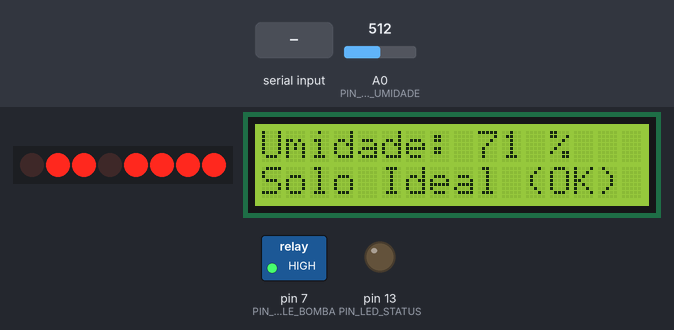
Recording of a sketch running on a simulated Arduino Uno, built with avr-gcc and run on an emulated ATmega328P. On the bench: 8 port-expander outputs drawn as a row of LEDs (first output left, lit = HIGH), 16×2 character LCD, switched loads named in the sketch (green lamp = pin HIGH), output pins drawn as LEDs (lit = HIGH). Wiring (inferred from the names in the program): PCF8574 port expander at I2C address 0x20. Wiring (inferred from the signals the program sends): row of LEDs: on Q0, Q1, Q2, Q3, Q4, Q5, Q6, Q7. Inputs (shaded band) come from the test bench; at power-on: A0 (PIN_SENSOR_UMIDADE) = 512. EEPROM starts erased; what the sketch prints to the serial monitor is not drawn.

Above: at 2.3 s.
2.4 s: "LIGA\n" received over Serial
At 3.05 s:
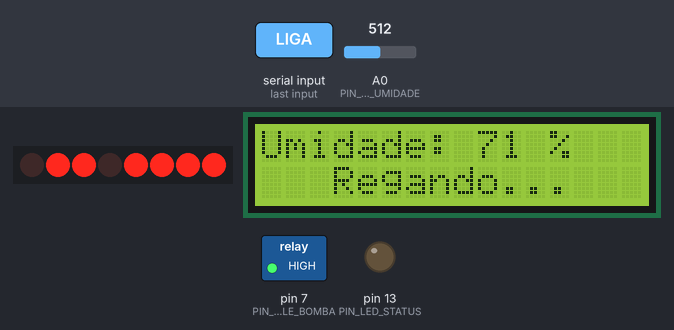
4.8 s: A0 (PIN_SENSOR_UMIDADE) set to 709
At 5.9 s:
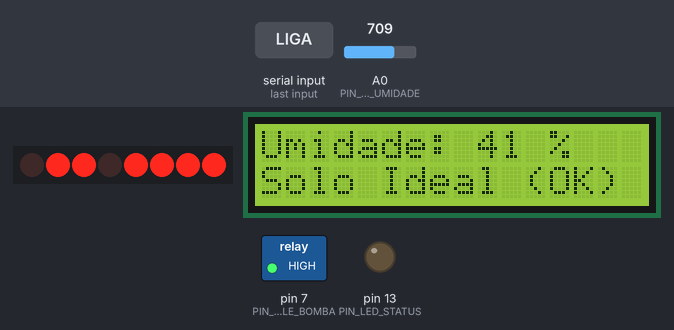
6.4 s: A0 (PIN_SENSOR_UMIDADE) set to 728
At 7.23 s:
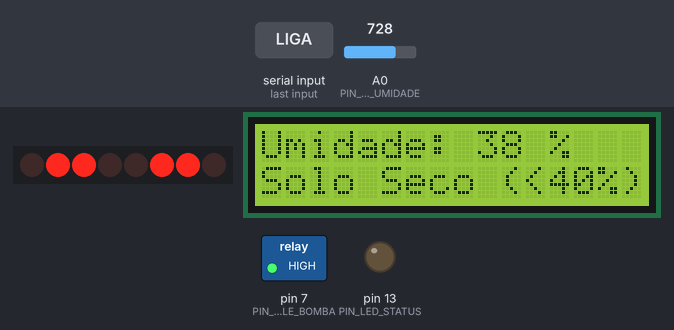
9.0 s: "LIGA\n" received over Serial
At 10.03 s:
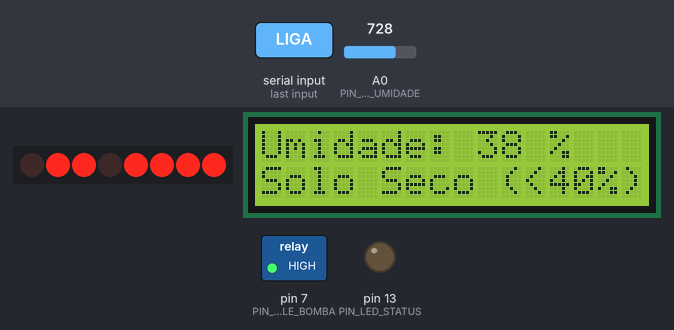
12.0 s: A0 (PIN_SENSOR_UMIDADE) set to 716
At 13.9 s:
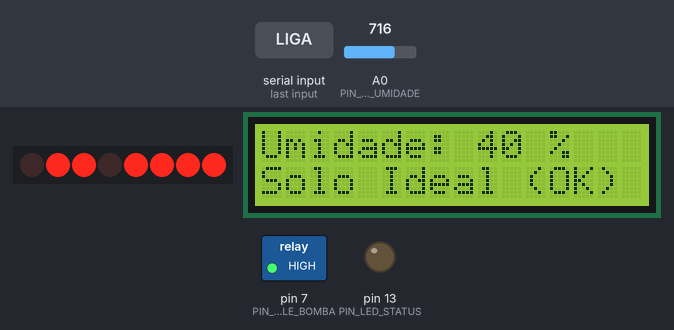
Timing chart, 0 to 14.5 s (numbered marks = the images above; inputs shaded):
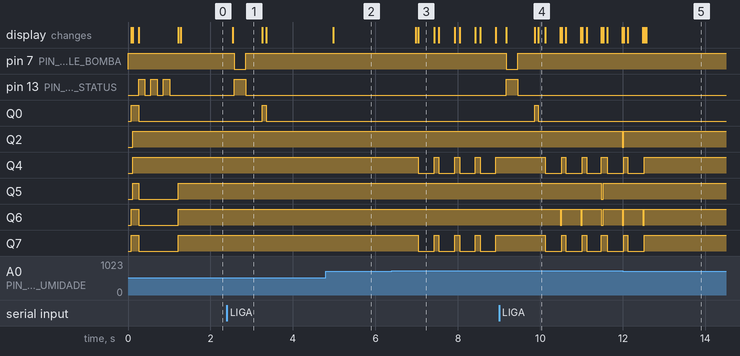

The sketch:

verda_irrigacao_completo.ino
```cpp
/*
 * ============================================================================
 * PLATAFORMA VERDA — FIRMWARE DEFINITIVO COM PROTEÇÃO EEPROM ANTI-RESET (5V)
 * ============================================================================
 * Escola de Ensino Médio Senac Distrito Criativo — Projeto Integrador 2026
 * Autores: Dori A. C. V. Z. Aguzzoli, Pedro H. T. de Andrade
 * ============================================================================
 */

#include <Wire.h>
#include <LiquidCrystal.h>
#include <EEPROM.h>

LiquidCrystal lcdParalelo(12, 11, 5, 4, 3, 2);

const int PIN_SENSOR_UMIDADE = A0;          // Sensor de Umidade no pino A0
const int PIN_RELE_BOMBA     = 7;           // Módulo Relé no pino 7
const int PIN_LED_STATUS     = LED_BUILTIN; // LED "L" (pino 13)
const int LEITURA_SOLO_SECO  = 980;
const int LEITURA_SOLO_UMIDO = 320;

const bool RELE_ATIVO_EM_LOW = true;

// Endereços da memória EEPROM para segurar o relé firme mesmo se o 5V oscilar
const int EEPROM_ADDR_BOMBA   = 0;
const int EEPROM_ADDR_AUTO    = 1;
const int EEPROM_ADDR_LIMITE  = 2;
const int EEPROM_ADDR_ADC_LOW = 3;
const int EEPROM_ADDR_ADC_HI  = 4;

int  limiteUmidadeMin          = 40;
bool modoAutoRemoto            = false;
bool bombaLigada               = false;
bool comandoRemotoAtivo        = false;
bool bloqueioAutoSoloUmido     = false;

int  adcSemMotor               = 980;
int  adcComMotorBase           = 980;
int  offsetMotorAdc            = 0;
int  contagemSoloUmidoComBomba = 0;
unsigned long instanteLigouBombaMs = 0;

float umidadeAtual             = 55.0;
float umidadeAntesDaBomba      = 55.0;
float temperaturaAtual         = 25.4;
float nivelAguaAtual           = 82.0;
float phAtual                  = 6.5;

const unsigned long TIMEOUT_SEGURANCA_BOMBA_MS   = 60000;
const unsigned long TEMPO_ESTABILIZACAO_MOTOR_MS = 1800;

unsigned long ultimoEnvioMs       = 0;
unsigned long ultimoDisplayMs     = 0;
unsigned long ultimoComandoLigaMs = 0;

// ============================================================================
// DRIVER NATIVO PARA MÓDULO I2C DO LCD COM PROTEÇÃO CONTRA RUÍDO DO MOTOR
// ============================================================================
byte enderecoI2C = 0x27;
bool i2cEncontrado = false;
const byte LCD_BACKLIGHT = 0x08;
const byte LCD_ENABLE    = 0x04;

void i2cEscreverByte(byte valor) {
  if (!i2cEncontrado) return;
  Wire.beginTransmission(enderecoI2C);
  Wire.write(valor | LCD_BACKLIGHT);
  Wire.endTransmission();
}

void i2cPulsoEnable(byte valor) {
  i2cEscreverByte(valor | LCD_ENABLE);
  delayMicroseconds(5);
  i2cEscreverByte(valor & ~LCD_ENABLE);
  delayMicroseconds(60);
}

void i2cEnviar4Bits(byte valor) {
  i2cEscreverByte(valor);
  i2cPulsoEnable(valor);
}

void i2cEnviar(byte valor, byte modo) {
  byte parteAlta  = valor & 0xF0;
  byte parteBaixa = (valor << 4) & 0xF0;
  i2cEnviar4Bits(parteAlta | modo);
  i2cEnviar4Bits(parteBaixa | modo);
}

void lcdI2CComando(byte cmd) {
  i2cEnviar(cmd, 0);
  if (cmd <= 3) delay(2);
}

void lcdI2CPosicionar(byte col, byte lin) {
  byte offsets[] = { 0x00, 0x40 };
  lcdI2CComando(0x80 | (col + offsets[lin]));
}

void lcdI2CImprimir(const String& texto) {
  for (unsigned int i = 0; i < texto.length(); i++) {
    i2cEnviar((byte)texto[i], 1);
  }
}

void ressincronizarLcdI2C() {
  i2cEscreverByte(LCD_BACKLIGHT);
  delayMicroseconds(100);
  i2cEnviar4Bits(0x30);
  delayMicroseconds(4500);
  i2cEnviar4Bits(0x30);
  delayMicroseconds(4500);
  i2cEnviar4Bits(0x30);
  delayMicroseconds(150);
  i2cEnviar4Bits(0x20);
  lcdI2CComando(0x28);
  lcdI2CComando(0x0C);
  lcdI2CComando(0x06);
}

void inicializarLcdI2C(bool limparTela) {
  Wire.begin();
  Wire.setClock(50000);
#if defined(WIRE_HAS_TIMEOUT)
  Wire.setWireTimeout(3000, true);
#endif

  for (byte addr = 0x20; addr <= 0x3F; addr++) {
    Wire.beginTransmission(addr);
    if (Wire.endTransmission() == 0) {
      enderecoI2C = addr;
      i2cEncontrado = true;
      break;
    }
  }
  if (!i2cEncontrado) {
    enderecoI2C = 0x27;
    i2cEncontrado = true;
  }

  if (limparTela) {
    delay(40);
    ressincronizarLcdI2C();
    lcdI2CComando(0x01);
    delay(3);
  }
}

void escreverTextoLCD(bool mostrandoRega) {
  String linha1 = "Umidade: " + String((int)round(umidadeAtual)) + " %     ";
  linha1 = linha1.substring(0, 16);

  String linha2;
  if (mostrandoRega) {
    linha2 = "   Regando...   ";
  } else if (umidadeAtual < limiteUmidadeMin) {
    linha2 = "Solo Seco (<" + String(limiteUmidadeMin) + "%) ";
    linha2 = linha2.substring(0, 16);
  } else {
    linha2 = "Solo Ideal (OK) ";
  }

  lcdI2CPosicionar(0, 0);
  lcdI2CImprimir(linha1);
  lcdI2CPosicionar(0, 1);
  lcdI2CImprimir(linha2);

  lcdParalelo.setCursor(0, 0);
  lcdParalelo.print(linha1);
  lcdParalelo.setCursor(0, 1);
  lcdParalelo.print(linha2);
}

int lerAdcMediana() {
  int amostras[16];
  for (int i = 0; i < 16; i++) {
    amostras[i] = analogRead(PIN_SENSOR_UMIDADE);
    delayMicroseconds(1500);
  }
  for (int i = 0; i < 15; i++) {
    for (int j = i + 1; j < 16; j++) {
      if (amostras[j] < amostras[i]) {
        int tmp = amostras[i];
        amostras[i] = amostras[j];
        amostras[j] = tmp;
      }
    }
  }
  long soma = 0;
  for (int i = 4; i < 12; i++) {
    soma += amostras[i];
  }
  return (int)(soma / 8);
}

float converterAdcParaPorcentagem(int leituraAdc) {
  if (leituraAdc > 1005) return 3.0;
  if (leituraAdc < 120)  return 95.0;

  long pctMapeado = map(leituraAdc, LEITURA_SOLO_SECO, LEITURA_SOLO_UMIDO, 0, 1000);
  float pct = pctMapeado / 10.0;
  if (pct < 0.0)   pct = 0.0;
  if (pct > 100.0) pct = 100.0;
  return pct;
}

void acionarPinoRele(bool ligar) {
  digitalWrite(PIN_LED_STATUS, ligar ? HIGH : LOW);
  if (RELE_ATIVO_EM_LOW) {
    digitalWrite(PIN_RELE_BOMBA, ligar ? LOW : HIGH);
  } else {
    digitalWrite(PIN_RELE_BOMBA, ligar ? HIGH : LOW);
  }
}

void salvarEstadoEeprom(bool ligada) {
  EEPROM.update(EEPROM_ADDR_BOMBA, ligada ? 1 : 0);
  EEPROM.update(EEPROM_ADDR_AUTO, modoAutoRemoto ? 1 : 0);
  EEPROM.update(EEPROM_ADDR_LIMITE, (byte)limiteUmidadeMin);
  EEPROM.update(EEPROM_ADDR_ADC_LOW, (byte)(adcSemMotor & 0xFF));
  EEPROM.update(EEPROM_ADDR_ADC_HI, (byte)((adcSemMotor >> 8) & 0xFF));
}

void atualizarHardwareBomba(bool ligar) {
  if (ligar && !bombaLigada) {
    adcSemMotor = lerAdcMediana();
    umidadeAntesDaBomba = converterAdcParaPorcentagem(adcSemMotor);
    umidadeAtual = umidadeAntesDaBomba;

    // 1. Escreve "Regando..." no LCD e salva na EEPROM ANTES de ligar o motor!
    escreverTextoLCD(true);
    salvarEstadoEeprom(true);
    delay(30);

    // 2. Aciona o relé da bomba
    bombaLigada = true;
    contagemSoloUmidoComBomba = 0;
    instanteLigouBombaMs = millis();
    acionarPinoRele(true);

    // 3. Mede a referência inicial com motor ligado
    delay(250);
    adcComMotorBase = lerAdcMediana();
    int queda = adcSemMotor - adcComMotorBase;
    offsetMotorAdc = (queda > 0) ? (queda + 25) : 25;
  } else if (!ligar && bombaLigada) {
    // 1. Limpa a EEPROM e desliga o relé PRIMEIRO
    salvarEstadoEeprom(false);
    bombaLigada = false;
    contagemSoloUmidoComBomba = 0;
    acionarPinoRele(false);

    // 2. Aguarda 350ms para o 5V estabilizar e atualiza a leitura limpa e o LCD
    delay(350);
    adcSemMotor = lerAdcMediana();
    umidadeAtual = converterAdcParaPorcentagem(adcSemMotor);
    ressincronizarLcdI2C();
    escreverTextoLCD(false);
  } else if (!ligar && !bombaLigada) {
    EEPROM.update(EEPROM_ADDR_BOMBA, 0);
  }
}

void enviarLeiturasSerial() {
  Serial.print("{\"moisture\":");
  Serial.print(umidadeAtual, 1);
  Serial.print(",\"temperature\":");
  Serial.print(temperaturaAtual, 1);
  Serial.print(",\"water\":");
  Serial.print(nivelAguaAtual, 1);
  Serial.print(",\"ph\":");
  Serial.print(phAtual, 2);
  Serial.println("}");
}

void atualizarParametrosDoComando(const String& cmd) {
  if (cmd.indexOf("AUTO") >= 0) {
    modoAutoRemoto = true;
  } else if (cmd.indexOf("MANUAL") >= 0) {
    modoAutoRemoto = false;
    bloqueioAutoSoloUmido = false;
  }

  int ultimoDoisPontos = cmd.lastIndexOf(':');
  if (ultimoDoisPontos > 0 && ultimoDoisPontos < (int)cmd.length() - 1) {
    int valorLimite = cmd.substring(ultimoDoisPontos + 1).toInt();
    if (valorLimite >= 5 && valorLimite <= 95) {
      limiteUmidadeMin = valorLimite;
    }
  }
}

void lerComandoSerial() {
  while (Serial.available() > 0) {
    String cmd = Serial.readStringUntil('\n');
    cmd.trim();
    cmd.toUpperCase();
    if (cmd.length() == 0) continue;

    atualizarParametrosDoComando(cmd);

    if (cmd.indexOf("DESLIGA") >= 0 || cmd.indexOf("PARAR") >= 0 || cmd.indexOf("STOP") >= 0) {
      comandoRemotoAtivo = false;
      atualizarHardwareBomba(false);
    } else if (cmd.indexOf("LIGA") >= 0) {
      if (modoAutoRemoto && (bloqueioAutoSoloUmido || (!bombaLigada && umidadeAtual >= limiteUmidadeMin))) {
        comandoRemotoAtivo = false;
        atualizarHardwareBomba(false);
      } else {
        comandoRemotoAtivo = true;
        ultimoComandoLigaMs = millis();
        atualizarHardwareBomba(true);
      }
    }
  }
}

void setup() {
  // PRIMEIRA AÇÃO NO PRIMEIRO MICROSSEGUNDO: verifica se a bomba estava ligada antes de um micro-reset!
  byte bombaEstavaLigada = EEPROM.read(EEPROM_ADDR_BOMBA);
  pinMode(PIN_RELE_BOMBA, OUTPUT);
  pinMode(PIN_LED_STATUS, OUTPUT);
  pinMode(PIN_SENSOR_UMIDADE, INPUT);

  if (bombaEstavaLigada == 1) {
    // Mantém o relé ATIVO imediatamente para o motor não parar!
    acionarPinoRele(true);
    bombaLigada = true;
    comandoRemotoAtivo = true;
    modoAutoRemoto = (EEPROM.read(EEPROM_ADDR_AUTO) == 1);
    byte limSalvo = EEPROM.read(EEPROM_ADDR_LIMITE);
    if (limSalvo >= 5 && limSalvo <= 95) limiteUmidadeMin = limSalvo;

    int adcSalvo = (int)EEPROM.read(EEPROM_ADDR_ADC_LOW) | ((int)EEPROM.read(EEPROM_ADDR_ADC_HI) << 8);
    if (adcSalvo >= 100 && adcSalvo <= 1023) adcSemMotor = adcSalvo;
    umidadeAntesDaBomba = converterAdcParaPorcentagem(adcSemMotor);
    umidadeAtual = umidadeAntesDaBomba;

    Serial.begin(9600);
    inicializarLcdI2C(false);
    ultimoComandoLigaMs = millis();
    instanteLigouBombaMs = millis();
    adcComMotorBase = lerAdcMediana();
    int queda = adcSemMotor - adcComMotorBase;
    offsetMotorAdc = (queda > 0) ? (queda + 25) : 25;
  } else {
    acionarPinoRele(false);
    bombaLigada = false;
    Serial.begin(9600);

    adcSemMotor = lerAdcMediana();
    umidadeAtual = converterAdcParaPorcentagem(adcSemMotor);
    umidadeAntesDaBomba = umidadeAtual;

    inicializarLcdI2C(true);
    lcdI2CPosicionar(0, 0);
    lcdI2CImprimir("Plataforma Verda");
    lcdI2CPosicionar(0, 1);
    lcdI2CImprimir("Modo Manual Ini.");

    lcdParalelo.begin(16, 2);
    lcdParalelo.setCursor(0, 0);
    lcdParalelo.print("Plataforma Verda");

    for (int i = 0; i < 3; i++) {
      digitalWrite(PIN_LED_STATUS, HIGH);
      delay(150);
      digitalWrite(PIN_LED_STATUS, LOW);
      delay(150);
    }
  }
}

void loop() {
  unsigned long agora = millis();

  lerComandoSerial();

  if (comandoRemotoAtivo && (agora - ultimoComandoLigaMs >= TIMEOUT_SEGURANCA_BOMBA_MS)) {
    comandoRemotoAtivo = false;
    atualizarHardwareBomba(false);
  }

  if (agora - ultimoDisplayMs >= 500) {
    ultimoDisplayMs = agora;

    if (!bombaLigada) {
      adcSemMotor         = lerAdcMediana();
      umidadeAtual        = converterAdcParaPorcentagem(adcSemMotor);
      umidadeAntesDaBomba = umidadeAtual;
      temperaturaAtual    = 25.8;
      nivelAguaAtual      = 82.0;

      if (umidadeAtual < limiteUmidadeMin) {
        bloqueioAutoSoloUmido = false;
      }

      escreverTextoLCD(false);
    } else {
      int adcComMotor = lerAdcMediana();
      unsigned long tempoLigada = agora - instanteLigouBombaMs;

      if (tempoLigada < TEMPO_ESTABILIZACAO_MOTOR_MS) {
        if (adcComMotor < adcComMotorBase) {
          adcComMotorBase = adcComMotor;
        }
        int quedaMaxima = adcSemMotor - adcComMotorBase;
        offsetMotorAdc = (quedaMaxima > 0) ? (quedaMaxima + 25) : 25;
        contagemSoloUmidoComBomba = 0;
        umidadeAtual = umidadeAntesDaBomba;
      } else {
        int adcCompensado = adcComMotor + offsetMotorAdc;
        if (adcCompensado > 1023) adcCompensado = 1023;
        float umidadeCompensada = converterAdcParaPorcentagem(adcCompensado);

        bool quedaRealNoSensor = (adcComMotor <= (adcComMotorBase - 40)) || (adcComMotor < 200);
        if (quedaRealNoSensor && umidadeCompensada >= limiteUmidadeMin) {
          contagemSoloUmidoComBomba++;
        } else {
          contagemSoloUmidoComBomba = 0;
        }

        if (contagemSoloUmidoComBomba >= 3) {
          if (modoAutoRemoto) {
            comandoRemotoAtivo = false;
            bloqueioAutoSoloUmido = true;
            atualizarHardwareBomba(false);
          } else {
            umidadeAtual = umidadeCompensada;
          }
          ultimoEnvioMs = agora;
          enviarLeiturasSerial();
        } else {
          umidadeAtual = umidadeAntesDaBomba;
        }
      }

      temperaturaAtual = 24.4;
      nivelAguaAtual   = 79.0;
    }
  }

  if (agora - ultimoEnvioMs >= 1800) {
    ultimoEnvioMs = agora;
    enviarLeiturasSerial();
  }
}
```

Measured:
- the behaviour switches between 716 and 717 on A0 (PIN_SENSOR_UMIDADE) (found by bisection; images 2 and 3)
- after the input at 2.4 s, pin 7 (PIN_RELE_BOMBA): HIGH → LOW after 0.17 s, → HIGH 0.28 s later; pin 13 (PIN_LED_STATUS): LOW → HIGH after 0.17 s, → LOW 0.28 s later; Q0: LOW → HIGH after 0.86 s, → LOW 0.09 s later; the display: changes after 0.14 s (image 1)
- after the input at 4.8 s, the display: changes after 0.18 s (image 2)
- after the input at 6.4 s, Q4, Q7: alternates HIGH for 0.12 s and LOW for 0.38 s, starting after 0.64 s; the display: first changes after 0.58 s (image 3 shows a later state)
- after the input at 9.0 s, pin 7 (PIN_RELE_BOMBA): HIGH → LOW after 0.17 s, → HIGH 0.28 s later; pin 13 (PIN_LED_STATUS): LOW → HIGH after 0.17 s, → LOW 0.28 s later; the display: first changes after 0.17 s (image 4 shows a later state)
- after the input at 12.0 s, the display: first differs from a run without the input after 0.57 s (image 5)
- what the display in image 1 shows lasts 0.8 s, from 2.5 s to 3.3 s
